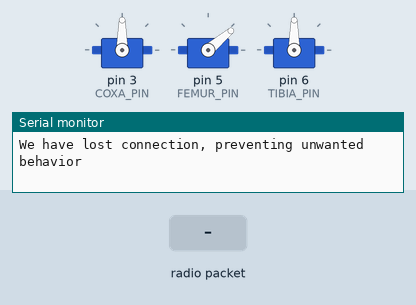
Recording of a program running on a simulated Arduino Nano, built with avr-gcc and run on an emulated ATmega328P. Shown: 3 × servo, the last lines printed to the serial monitor. Inputs (shaded band) come from the test bench. No radio packets arrive unless stated.

Above: at 1.3 s.
1.4 s: radio packet "Theta1:" arrives
At 1.65 s:
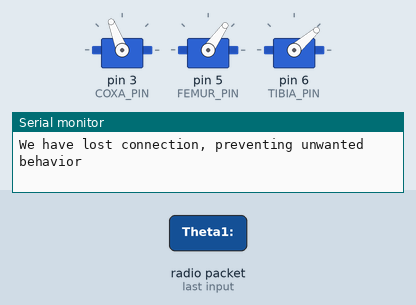
At 2.4 s:
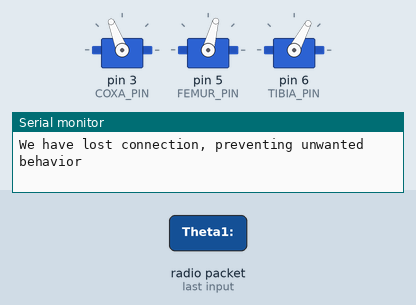
3.4 s: radio packet "1" arrives
At 4.2 s:
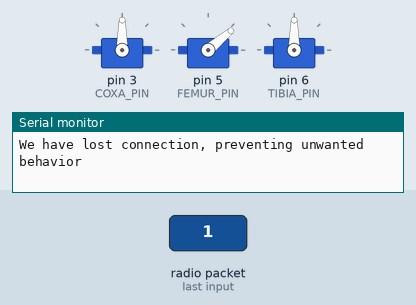
Timing chart, 0 to 6.4 s (numbered marks = the images above; inputs shaded):
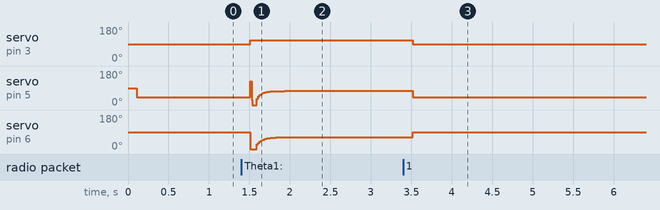

The program:

main.cpp
```cpp
#include <Servo.h>
#include "vectors.h"
#include "Arduino.h"
#include "NRF.h"

#define COXA_PIN 3
#define FEMUR_PIN 5
#define TIBIA_PIN 6

Servo coxaServo;
Servo femurServo;
Servo tibiaServo;
float a1 = 28.1;  // coxa length
float a2 = 67.8;  // femur length
float a3 = 117.5; // tibia length
float legLength = a1 + a2 + a3;
Vector3 calibrationPosition = Vector3(0, a1 + a3, a2);
Vector3 targetPosition = Vector3(0, 0, 0);
Vector3 currentPosition = Vector3(0, 0, 0);

float offsets[3] = {0, 50, 0};

void JoystickMove();
void moveToPos(Vector3 pos);
float floatMap(float x, float in_min, float in_max, float out_min, float out_max);


void setup()
{
  Serial.begin(9600);
  coxaServo.attach(COXA_PIN);
  femurServo.attach(FEMUR_PIN);
  tibiaServo.attach(TIBIA_PIN);

  Vector3 pos1 = Vector3(0, 0, 0);
  Vector3 pos2 = Vector3(0, a1 + a3, a2);

  setupNRF();

  delay(100);
}

void loop()
{
  if (!dataPackage.toggle_A) moveToPos(calibrationPosition);
  else JoystickMove();

  recieveNRFData();
}

void JoystickMove()
{
  int xVal = floatMap(dataPackage.joyLeft_X, 0, 256, 130, -130);
  int yVal = floatMap(dataPackage.joyRight_Y, 0, 256, 150, 70);
  int zVal = floatMap(dataPackage.joyLeft_Y, 0, 256, -110, 40);

  targetPosition = Vector3(xVal, yVal, zVal);
  currentPosition = currentPosition + (targetPosition - currentPosition) * 0.02;

  moveToPos(currentPosition);
}

void moveToPos(Vector3 pos)
{

  float dis = Vector3(0, 0, 0).distanceTo(pos);
  if (dis > legLength)
  {
    Serial.println("Position out of reach");
    return;
  }

  float x = pos.x;
  float y = pos.y;
  float z = pos.z;

  float o1 = offsets[0];
  float o2 = offsets[1];
  float o3 = offsets[2];

  float theta1 = atan2(y, x) * (180 / PI) + o1; // base angle
  float l = sqrt(x * x + y * y);                // x and y extension
  float l1 = l - a1;
  float h = sqrt(l1 * l1 + z * z);

  float phi1 = acos(constrain((pow(h, 2) + pow(a2, 2) - pow(a3, 2)) / (2 * h * a2), -1, 1));
  float phi2 = atan2(z, l1);
  float theta2 = (phi1 + phi2) * 180 / PI + o2;
  float phi3 = acos(constrain((pow(a2, 2) + pow(a3, 2) - pow(h, 2)) / (2 * a2 * a3), -1, 1));
  float theta3 = (phi3 * 180 / PI) + o3;

  coxaServo.write(180 - theta1);
  femurServo.write(180 - theta2);
  tibiaServo.write(theta3);
  // Serial.println("Theta1: " + String(theta1) + " Theta2: " + String(theta2) + " Theta3: " + String(theta3));
  return;
}

float floatMap(float x, float in_min, float in_max, float out_min, float out_max)
{
  return (x - in_min) * (out_max - out_min) / (in_max - in_min) + out_min;
}
```

NRF.h
```cpp
#pragma once

#include <Arduino.h>
#include "RF24.h"
#include "nRF24L01.h"
#include <vectors.h>

extern RF24 radio;

extern unsigned long rc_send_interval;

// 32 Byte max
struct RC_Data_Package {
    byte joyLeft_X; // 1 byte

    byte joyLeft_Y; // 1 byte

    byte joyRight_X; // 1 byte

    byte joyRight_Y; // 1 byte

    byte potLeft; // 1 byte

    byte potRight; // 1 byte

    //1 byte
    byte button_A:1; // 1 bit
    byte button_B:1; // 1 bit
    byte button_C:1; // 1 bit
    byte button_D:1; // 1 bit
    byte toggle_A:1; // 1 bit
    byte toggle_B:1; // 1 bit
    byte toggle_C:1; // 1 bit
    byte toggle_D:1; // 1 bit

    //1 byte
    byte bumper_A:1; // 1 bit
    byte bumper_B:1; // 1 bit
    byte bumper_C:1; // 1 bit
    byte bumper_D:1; // 1 bit
    byte joyLeft_Button:1; // 1 bit
    byte joyRight_Button:1; // 1 bit
    byte reserved : 2;  // 2 bits padding

};

struct Ack_Data_Package {
    byte connected:1; // 1 bit
    byte reserved:7;  // 7 bits padding
};

extern RC_Data_Package dataPackage;
extern Ack_Data_Package ackPackage;

void setupNRF();
void recieveNRFData();
void RC_DisplayData();
void sendAckData();
void lostConnection();
```

vectors.h
```cpp
#pragma once

#include "Arduino.h"
class Vector2 {
public:
  float x;
  float y;
  // constructor
  Vector2() {
    x = 0;
    y = 0;
  }

  Vector2(float newX, float newY) {
    x = newX;
    y = newY;
  }

  String toString() {
    String xs = String(x);
    String ys = String(y);

    String ret = "(" + xs + "," + ys + ")";
    return ret;
  }

  float magnitude() const {
      return sqrt(x * x + y * y);
  }

  // Function to normalize the vector
  void normalize() {
      float mag = magnitude();
      if (mag > 0) {
          x /= mag;
          y /= mag;
      }
  }

  Vector2 operator+(Vector2 val) {
    // Implement the multiply operator
    Vector2 result;
    result.x = x + val.x;
    result.y = y + val.y;
    return result;
  }

  Vector2 operator*(float val) {
    // Implement the multiply operator
    Vector2 result;
    result.x = x * val;
    result.y = y * val;
    return result;
  }

  Vector2 operator*(Vector2 val) {
    // Implement the multiply operator
    Vector2 result;
    result.x = x * val.x;
    result.y = y * val.y;
    return result;
  }

  Vector2 rotate(int angle, Vector2 pivot) {
    // Translate line so pivot point is at the origin
    x -= pivot.x;
    y -= pivot.y;

    // Rotate point by angle
    int x_rotated = x * cos(angle) - y * sin(angle);
    int y_rotated = x * sin(angle) + y * cos(angle);

    // Translate point back to original position
    x = x_rotated + pivot.x;
    y = y_rotated + pivot.y;
    return Vector2(x,y);
  }
};

class Vector3 {
public:
  float x;
  float y;
  float z;
  // constructor
  Vector3() {
    x = 0;
    y = 0;
    z = 0;
  }

  Vector3(float newX, float newY, float newZ) {
    x = newX;
    y = newY;
    z = newZ;
  }

  bool operator!=(Vector3 val) {
    return (x != val.x || y != val.y || z != val.z);
  }

  bool operator==(Vector3 val) {
    return (x == val.x && y == val.y && z == val.z);
  }

  Vector3 operator*(float val) {
    return Vector3(x*val, y*val, z*val);
  }

  Vector3 operator*(Vector3 val) {
    return Vector3(x*val.x, y*val.y, z*val.z);
  }

  Vector3 operator/(Vector3 val) {
    return Vector3(x/val.x, y/val.y, z/val.z);
  }

  Vector3 operator/(float val) {
    return Vector3(x/val, y/val, z/val);
  }

  Vector3 operator+(Vector3 val) {
    return Vector3(x+val.x, y+val.y, z+val.z);
  }

  Vector3 operator-(Vector3 val) {
    return Vector3(x-val.x, y-val.y, z-val.z);
  }

  String toString() {
    String xs = String(x);
    String ys = String(y);
    String zs = String(z);

    String ret = "(" + xs + "," + ys + "," + zs + ")";
    return ret;
  }

  Vector3 rotate(int angle, Vector2 pivot) {
    // Translate line so pivot point is at the origin
    if(angle == 0) return Vector3(x,y,z);

    x -= pivot.x;
    y -= pivot.y;
    float angleRad = radians(angle);

    // Rotate point by angle
    int x_rotated = x * cos(angleRad) - y * sin(angleRad);
    int y_rotated = x * sin(angleRad) + y * cos(angleRad);

    // Translate point back to original position
    x = x_rotated + pivot.x;
    y = y_rotated + pivot.y;

    return Vector3(x,y,z);
  }

  float distanceTo(Vector3 v){
    double dx = v.x - x;
    double dy = v.y - y;
    double dz = v.z - z;
    return sqrt(dx*dx + dy*dy + dz*dz);
  }
};
```

NRF.cpp
```cpp
#include <Arduino.h>
#include <NRF.h>

uint8_t address[6] = "HEX01";
RC_Data_Package dataPackage;
Ack_Data_Package ackPackage;

#define CE_PIN 7
#define CSN_PIN 8
#define INTERVAL_MS_SIGNAL_LOST 1000
#define INTERVAL_MS_SIGNAL_RETRY 250
RF24 radio(CE_PIN, CSN_PIN);

unsigned long lastSignalMillis = 0;
void setupNRF()
{
    ackPackage.connected = 1;
    radio.begin();
    radio.setDataRate(RF24_250KBPS);
    radio.openReadingPipe(1, address);
    radio.enableAckPayload();
    radio.startListening();
}
void recieveNRFData()
{
    radio.writeAckPayload(1, &ackPackage, sizeof(ackPackage));

    unsigned long currentMillis = millis();
    if (radio.available() > 0)
    {
        radio.read(&dataPackage, sizeof(dataPackage));
        lastSignalMillis = currentMillis;
    }
    // RC_DisplayData();
    if (currentMillis - lastSignalMillis > INTERVAL_MS_SIGNAL_LOST)
    {
        lostConnection();
    }
}
void lostConnection()
{
    Serial.println("We have lost connection, preventing unwanted behavior");
    delay(INTERVAL_MS_SIGNAL_RETRY);
}

void RC_DisplayData()
{
    Serial.println("JLX: " + String(dataPackage.joyLeft_X) +
                   "  JLY: " + String(dataPackage.joyLeft_Y) +
                   "  JRX: " + String(dataPackage.joyRight_X) +
                   "  JRY: " + String(dataPackage.joyRight_Y) +
                   "  JLB: " + String(dataPackage.joyLeft_Button) +
                   "  JRB: " + String(dataPackage.joyRight_Button) +
                   "  PL: " + String(dataPackage.potLeft) +
                   "  PR: " + String(dataPackage.potRight) +
                   "  BA: " + String(dataPackage.button_A) +
                   "  BB: " + String(dataPackage.button_B) +
                   "  BC: " + String(dataPackage.button_C) +
                   "  BD: " + String(dataPackage.button_D) +
                   "  TA: " + String(dataPackage.toggle_A) +
                   "  TB: " + String(dataPackage.toggle_B) +
                   "  TC: " + String(dataPackage.toggle_C) +
                   "  TD: " + String(dataPackage.toggle_D) +
                   "  BA: " + String(dataPackage.bumper_A) +
                   "  BB: " + String(dataPackage.bumper_B) +
                   "  BC: " + String(dataPackage.bumper_C) +
                   "  BD: " + String(dataPackage.bumper_D));
}
```

Measured:
- after the input at 1.4 s, servo on pin 3 (COXA_PIN): 90° → 111° after 0.11 s
- after the input at 3.4 s, servo on pin 3 (COXA_PIN): 111° → 90° after 0.12 s; servo on pin 5 (FEMUR_PIN): 75° → 40° after 0.12 s; servo on pin 6 (TIBIA_PIN): 62° → 90° after 0.12 s
